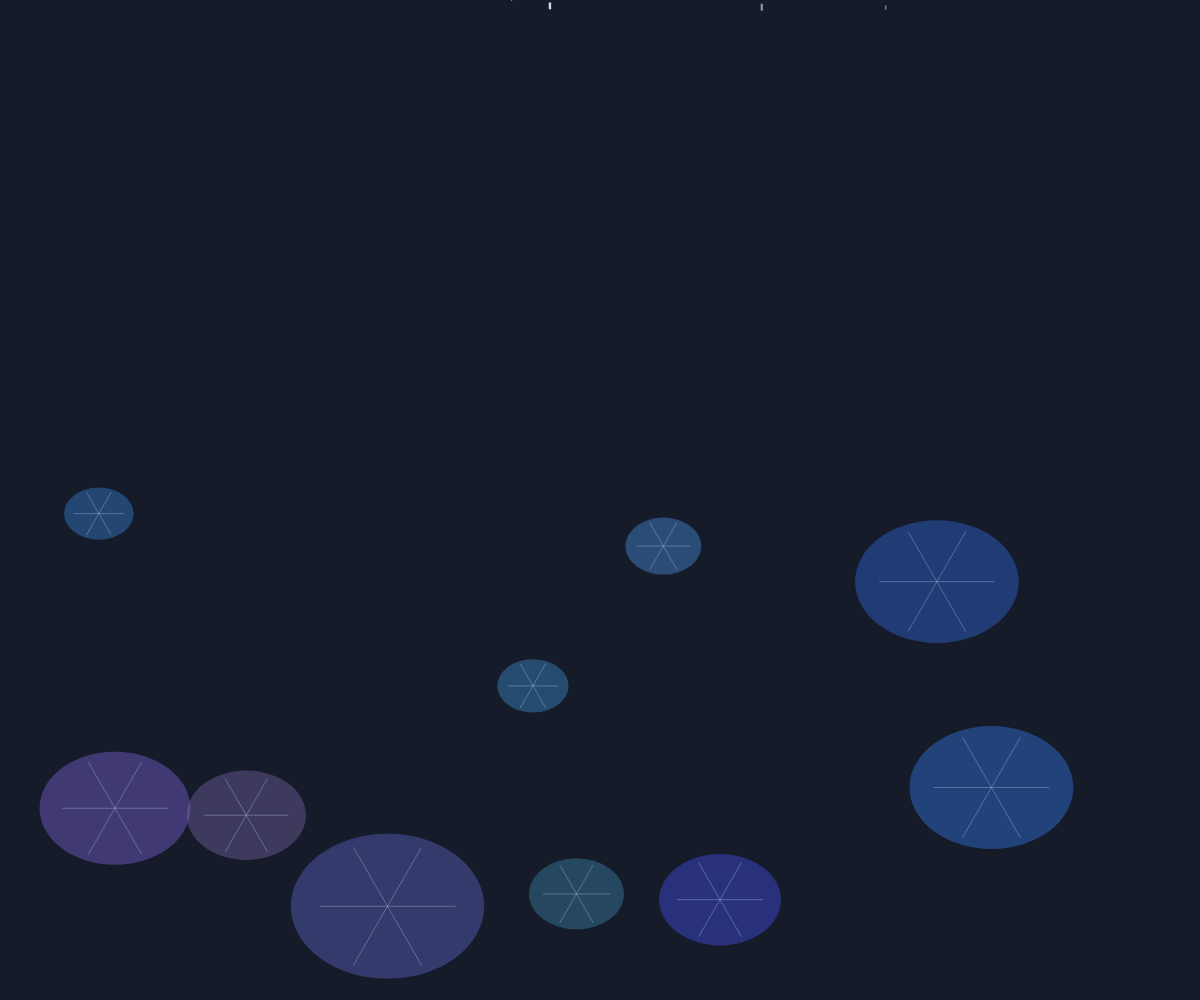
Frame 1 (no input)
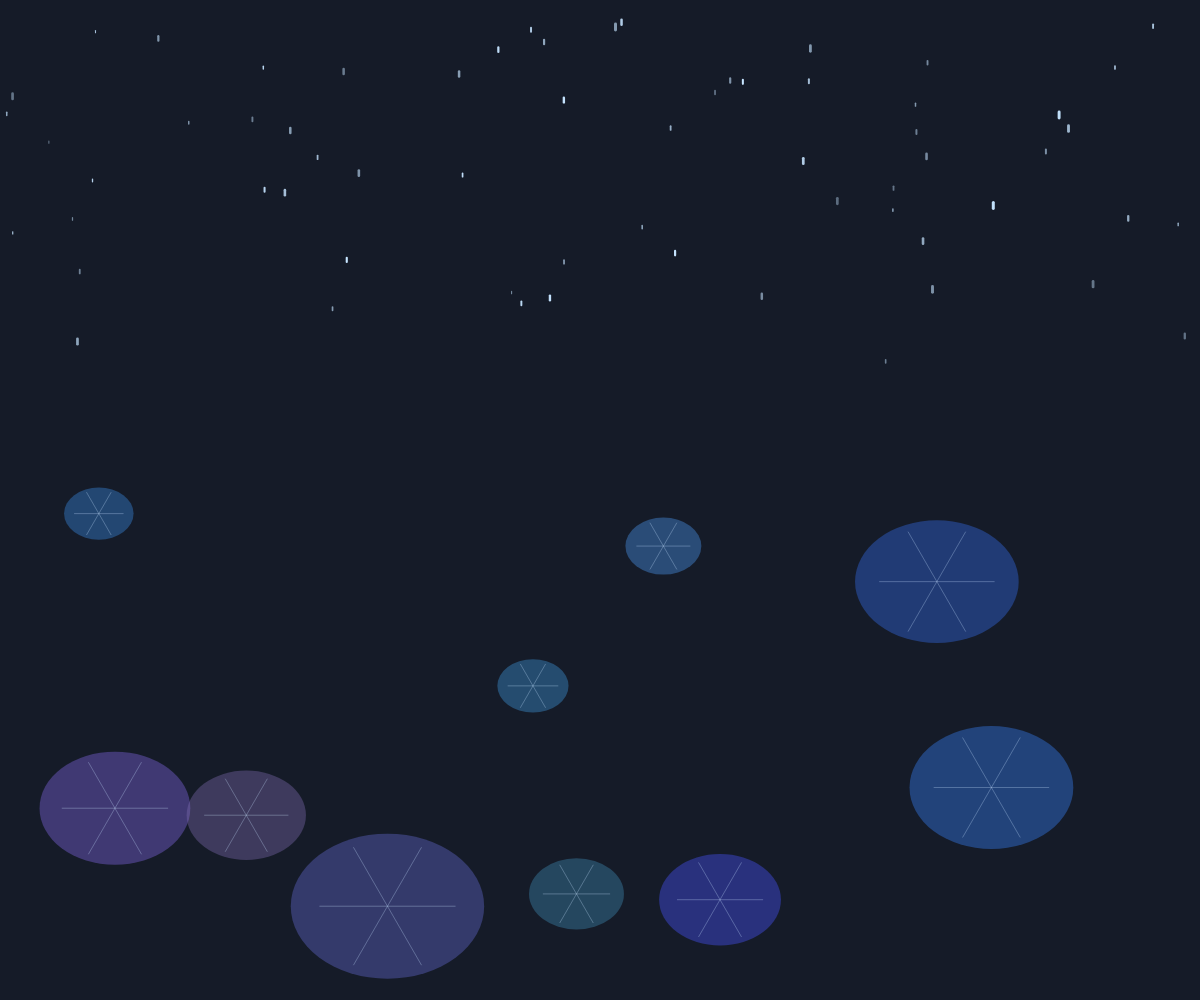
Frame 60 (no input)
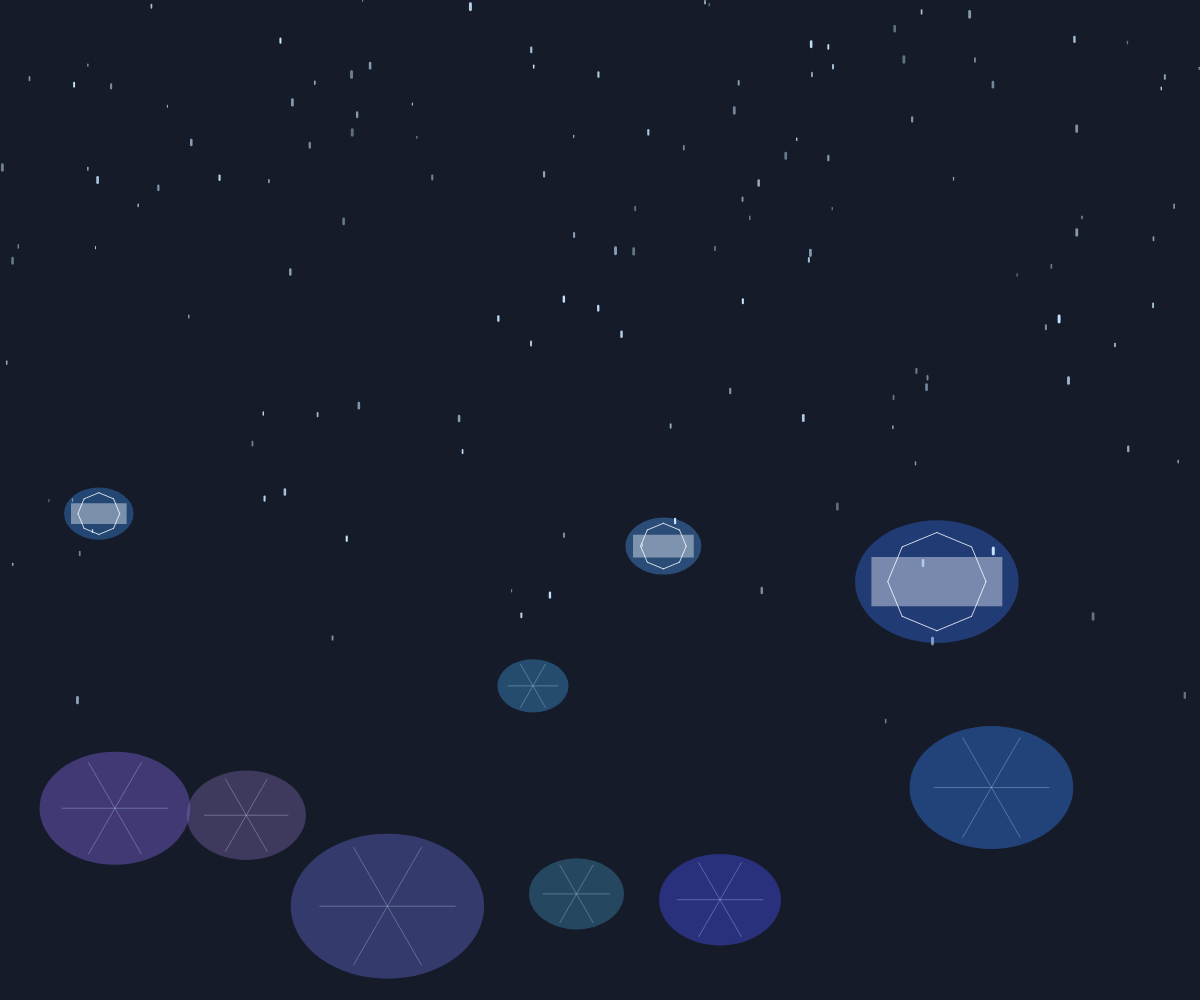
Frame 120 (the mouse pressed at the canvas centre since frame 60)

The p5.js sketch that drew these frames (run headless with seeded random() and noise() and a simulated clock; from frame 60 on, the mouse is pressed at the canvas centre):

// p5.js sketch
// ── sketch.js
let raindrops = [];
let puddles = [];
let time = 0;

function setup() {
  createCanvas(windowWidth, windowHeight);
  pixelDensity(1);
  
  // Initialize raindrops
  for (let i = 0; i < 300; i++) {
    raindrops.push({
      x: random(width),
      y: random(-height, 0),
      speed: random(2, 6),
      size: random(1, 3),
      opacity: random(100, 255)
    });
  }
  
  // Initialize puddles
  for (let i = 0; i < 10; i++) {
    puddles.push({
      x: random(width),
      y: random(height/2, height - 50),
      radius: random(30, 100),
      color: color(random(50, 150), random(80, 180), random(150, 255), 100),
      flashTime: 0,
      flashDuration: 10
    });
  }
}

function draw() {
  time += 0.02;
  
  // Soft background
  background(20, 25, 35);
  
  // Draw puddles with inverted cityscape
  for (let puddle of puddles) {
    push();
    translate(puddle.x, puddle.y);
    
    // Puddle surface
    fill(puddle.color);
    noStroke();
    ellipse(0, 0, puddle.radius * 2, puddle.radius * 1.5);
    
    // Inverted cityscape pattern
    if (puddle.flashTime > 0) {
      // Flash effect
      fill(255, 255, 255, 100);
      noStroke();
      rect(-puddle.radius * 0.8, -puddle.radius * 0.3, puddle.radius * 1.6, puddle.radius * 0.6);
      
      // Geometric pattern
      stroke(255, 255, 255, 200);
      strokeWeight(1);
      for (let i = 0; i < 8; i++) {
        let angle = TWO_PI * i / 8;
        let x1 = cos(angle) * puddle.radius * 0.6;
        let y1 = sin(angle) * puddle.radius * 0.6;
        let x2 = cos(angle + PI/4) * puddle.radius * 0.6;
        let y2 = sin(angle + PI/4) * puddle.radius * 0.6;
        line(x1, y1, x2, y2);
      }
      
      puddle.flashTime--;
    } else {
      // Regular pattern
      stroke(200, 230, 255, 80);
      strokeWeight(0.5);
      for (let i = 0; i < 6; i++) {
        let angle = TWO_PI * i / 6;
        let x1 = cos(angle) * puddle.radius * 0.7;
        let y1 = sin(angle) * puddle.radius * 0.7;
        let x2 = -x1;
        let y2 = -y1;
        line(x1, y1, x2, y2);
      }
    }
    
    pop();
  }
  
  // Draw raindrops
  for (let drop of raindrops) {
    drop.y += drop.speed;
    
    if (drop.y > height) {
      drop.y = random(-20, 0);
      drop.x = random(width);
    }
    
    // Check for puddle impact
    for (let puddle of puddles) {
      let d = dist(drop.x, drop.y, puddle.x, puddle.y);
      if (d < puddle.radius && drop.y > puddle.y - 30) {
        puddle.flashTime = puddle.flashDuration;
        break;
      }
    }
    
    stroke(200, 230, 255, drop.opacity);
    strokeWeight(drop.size);
    line(drop.x, drop.y, drop.x, drop.y + drop.size * 2);
  }
  
  // Ambient glow
  blendMode(ADD);
  fill(10, 20, 40, 30);
  noStroke();
  rect(0, 0, width, height);
  blendMode(BLEND);
}

function windowResized() {
  resizeCanvas(windowWidth, windowHeight);
}
